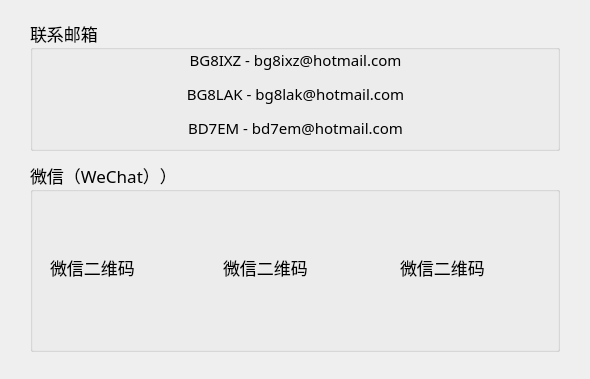
<?xml version="1.0" encoding="UTF-8"?>
<ui version="4.0">
 <class>contact_Form</class>
 <widget class="QWidget" name="contact_Form">
  <property name="geometry">
   <rect>
    <x>0</x>
    <y>0</y>
    <width>590</width>
    <height>379</height>
   </rect>
  </property>
  <property name="font">
   <font>
    <family>阿里巴巴普惠体 2.0 55 Regular</family>
    <pointsize>13</pointsize>
   </font>
  </property>
  <property name="windowTitle">
   <string>联系方式</string>
  </property>
  <widget class="QGroupBox" name="groupBox">
   <property name="geometry">
    <rect>
     <x>30</x>
     <y>162</y>
     <width>530</width>
     <height>190</height>
    </rect>
   </property>
   <property name="title">
    <string>微信（WeChat））</string>
   </property>
   <widget class="QLabel" name="bg8ixz_wechat_code">
    <property name="geometry">
     <rect>
      <x>20</x>
      <y>30</y>
      <width>150</width>
      <height>150</height>
     </rect>
    </property>
    <property name="text">
     <string>微信二维码</string>
    </property>
   </widget>
   <widget class="QLabel" name="bg8ixz_wechat_code_2">
    <property name="geometry">
     <rect>
      <x>193</x>
      <y>30</y>
      <width>150</width>
      <height>150</height>
     </rect>
    </property>
    <property name="text">
     <string>微信二维码</string>
    </property>
   </widget>
   <widget class="QLabel" name="bg8ixz_wechat_code_3">
    <property name="geometry">
     <rect>
      <x>370</x>
      <y>30</y>
      <width>150</width>
      <height>150</height>
     </rect>
    </property>
    <property name="text">
     <string>微信二维码</string>
    </property>
   </widget>
  </widget>
  <widget class="QGroupBox" name="groupBox_2">
   <property name="geometry">
    <rect>
     <x>30</x>
     <y>20</y>
     <width>530</width>
     <height>131</height>
    </rect>
   </property>
   <property name="title">
    <string>联系邮箱</string>
   </property>
   <widget class="QLabel" name="label">
    <property name="geometry">
     <rect>
      <x>20</x>
      <y>24</y>
      <width>491</width>
      <height>101</height>
     </rect>
    </property>
    <property name="font">
     <font>
      <family>阿里巴巴普惠体 2.0 45 Light</family>
      <pointsize>11</pointsize>
     </font>
    </property>
    <property name="text">
     <string>&lt;html&gt;&lt;head/&gt;&lt;body&gt;&lt;p align=&quot;center&quot;&gt;BG8IXZ - bg8ixz@hotmail.com&lt;/p&gt;&lt;p align=&quot;center&quot;&gt;BG8LAK - bg8lak@hotmail.com&lt;/p&gt;&lt;p align=&quot;center&quot;&gt;BD7EM - bd7em@hotmail.com&lt;/p&gt;&lt;/body&gt;&lt;/html&gt;</string>
    </property>
   </widget>
  </widget>
 </widget>
 <resources/>
 <connections/>
</ui>
